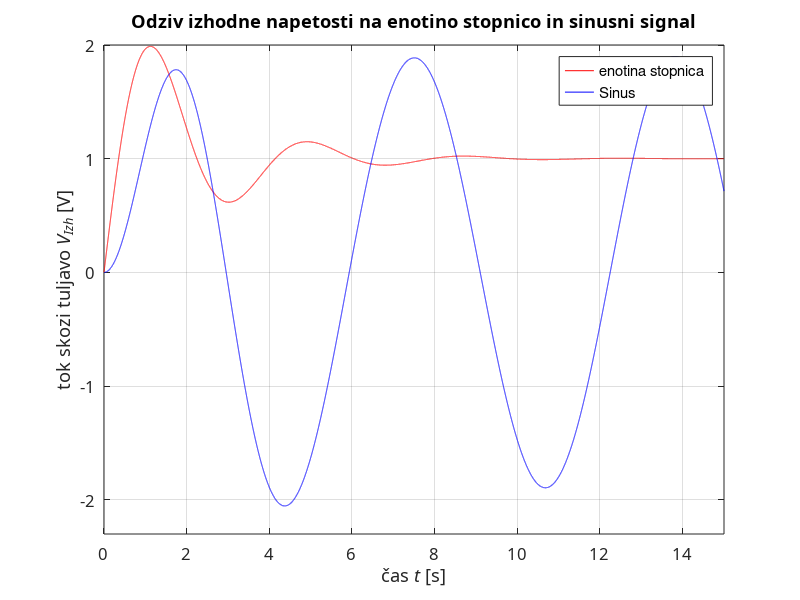

Write MATLAB code to recreate this figure.
clear all; close all;

dt=0.0005; tz=0; tk=15;
t = tz:dt:tk;

R1 = 2; 
R2 = 1; 
C  = 1; 
L  = 1/2;
#A is constant of two parallel resistors
A  = 1/R1 + 1/R2;
 
a2 = C*L/(R2*A)
a1 = -((L)/(R2*A)*(1/(R2) - (C*R2)/(L)))
a0 = 1
b0 = 1;
b1 = ((L)/(R2*A)) * (1/R2 + ((C*R2)/(L)))
vg1 = ones(size(t)); %stopnica
vg2 = sin(t);        %sinuts

s1 = -(a1/(2*a2) + sqrt((a1/(2*a2))^2 - (a0/a2)))
s2 = -(a1/(2*a2) - sqrt((a1/(2*a2))^2 - (a0/a2)))

hv = 1/a2/(s1-s2) * (exp(s1*t) - exp(s2*t));
dhv = 1/a2/(s1-s2) * (s1*exp(s1*t) - s2*exp(s2*t));

h = b1*dhv + b0*hv;

y1 = dt * conv(h, vg1); y2 = dt * conv(h, vg2);

plot(t, y1(1:(tk/dt+1)), 'r', t, y2(1:(tk/dt+1)), 'b');
axis([tz tk -2.3 2]);
legend("enotina stopnica", "Sinus")
set(gca, 'FontName', 'Times New Roman CE', 'FontSize', 12);
xlabel('čas {\itt} [s]');
ylabel('tok skozi tuljavo {\itV_{Izh}} [V]');
title('Odziv izhodne napetosti na enotino stopnico in sinusni signal');
grid on; 